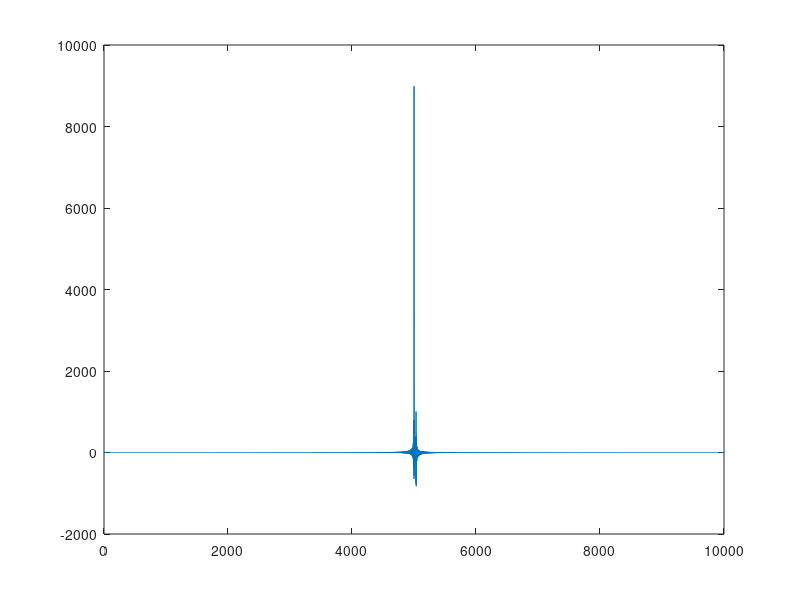

MATLAB code to generate this figure:
function  Test_4
%TEST_4 Summary of this function goes here
%   Detailed explanation goes here
k = 1:10000;
k(1:1000) = zeros(1,1000);
k(2001:10000) = zeros(1,8000);
a = exp(1i*0.02*k);
fft_a = fftshift(fft(a));
figure,plot(real(fft_a));


end

